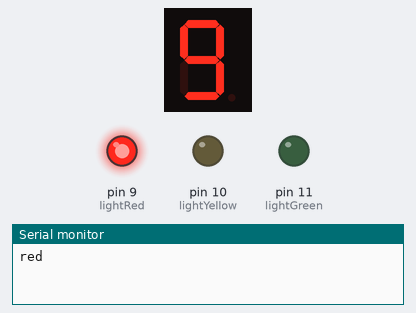
The sketch below on a simulated Arduino Uno, built with avr-gcc and run on an emulated ATmega328P. Parts: 1-digit seven-segment display, output pins drawn as LEDs (lit = HIGH), the last lines printed to the serial monitor. Wiring (inferred from the names in the program): 1-digit 7-segment display, segments lit when HIGH: segments pin 2, pin 3, pin 4, pin 5, pin 6, pin 7, pin 8. The segment pins are drawn as the display they are named for; pins used as bus, display or sensor lines are not drawn.

Above: at 0.1 s.
At 3.1 s:
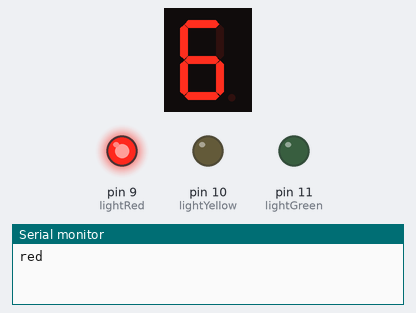
At 7.1 s:
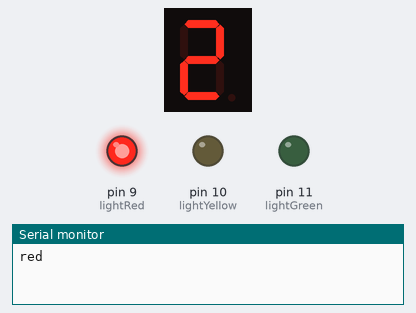
At 14.1 s:
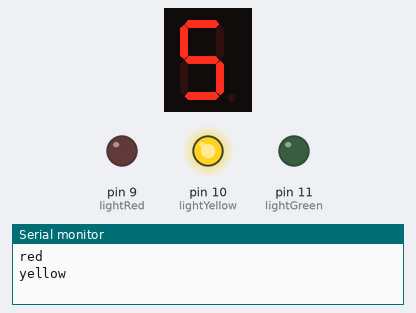
At 21.1 s:
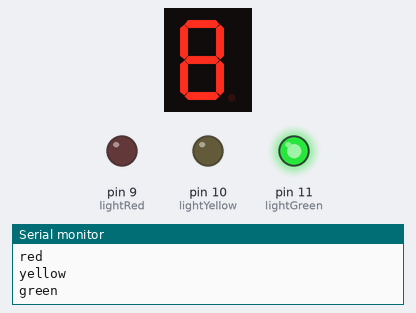
At 29.1 s:
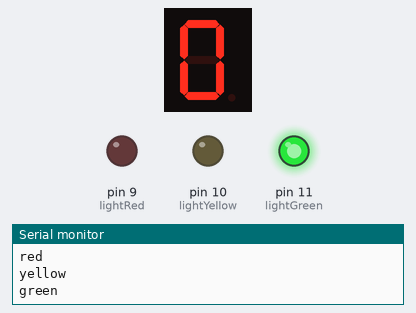
Timing chart, 0 to 31.5 s (numbered marks = the images above):
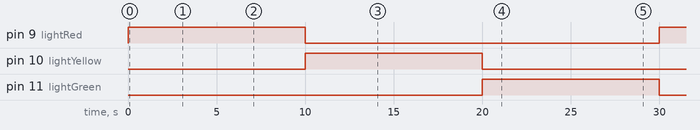

Measured:
- by itself, pin 9 (lightRed): HIGH → LOW at 10.0 s, → HIGH 20.0 s later
- by itself, pin 10 (lightYellow): LOW → HIGH at 10.0 s, → LOW 10.0 s later
- by itself, pin 11 (lightGreen): LOW → HIGH at 20.0 s, → LOW 10.0 s later
- what the display in image 1 shows lasts 1.0 s, from 3.0 s to 4.0 s

The sketch:

traffic_light_by_1_seven_segment_display1.ino
```cpp
// C++ code
//
const int a = 2;  //For displaying segment "a"
const int b = 3;  //For displaying segment "b"
const int c = 4;  //For displaying segment "c"
const int d = 5;  //For displaying segment "d"
const int e = 6;  //For displaying segment "e"
const int f = 7;  //For displaying segment "f"
const int g = 8;  //For displaying segment "g"

const int lightRed = 9;
const int lightYellow = 10;
const int lightGreen = 11;

int num0[] = {a, b, c, d, e, f};
int num1[] = {b, c};
int num2[] = {a, b, g, e, d};
int num3[] = {a, b, g, c, d};
int num4[] = {f, g, b, c};
int num5[] = {a, f, g, c, d};
int num6[] = {a, f, e, d, c, g};
int num7[] = {a, b, c};
int num8[] = {a, b, c, d, e, f, g};
int num9[] = {a, b, c, d, f, g};

String recent = "red";

void displayDigit(int*, int);
void timer(int);
void turnOff();
void turnOnLight(int);
void turnOffLight(int);

void setup() {
  Serial.begin(9600);
  pinMode(a, OUTPUT);  //A
  pinMode(b, OUTPUT);  //B
  pinMode(c, OUTPUT);  //C
  pinMode(d, OUTPUT);  //D
  pinMode(e, OUTPUT);  //E
  pinMode(f, OUTPUT);  //F
  pinMode(g, OUTPUT);  //G
  pinMode(lightRed, OUTPUT); // RED LIGHT
  pinMode(lightYellow, OUTPUT); // YELLOW LIGHT
  pinMode(lightGreen, OUTPUT); // GREEN LIGHT
  digitalWrite(lightRed, HIGH);
}

void loop() {
  Serial.println(recent);
  for (int i = 9; i >= 0; i--) {
    timer(i);
    delay(1000);
    turnOff();
  }

  if (recent.equals("red")) {
    turnOffLight(lightRed);
    turnOnLight(lightYellow);
    recent = "yellow";
  }
  else if (recent.equals("yellow")) {
    turnOffLight(lightYellow);
    turnOnLight(lightGreen);
    recent = "green";
  }
  else if (recent.equals("green")) {
    turnOffLight(lightGreen);
    turnOnLight(lightRed);
    recent = "red";
  }
}

void displayDigit(int* array, int length)
{
  for (int i = 0; i < length; i++) {
    digitalWrite(array[i], HIGH);
  }
}

void timer(int number){
  switch(number){
    case 0:
    	displayDigit(num0, sizeof(num0)/sizeof(int));
    	break;
    case 1:
    	displayDigit(num1, sizeof(num1)/sizeof(int));
    	break;
    case 2:
    	displayDigit(num2, sizeof(num2)/sizeof(int));
    	break;
    case 3:
    	displayDigit(num3, sizeof(num3)/sizeof(int));
    	break;
    case 4:
    	displayDigit(num4, sizeof(num4)/sizeof(int));
    	break;
    case 5:
    	displayDigit(num5, sizeof(num5)/sizeof(int));
    	break;
    case 6:
    	displayDigit(num6, sizeof(num6)/sizeof(int));
    	break;
    case 7:
    	displayDigit(num7, sizeof(num7)/sizeof(int));
    	break;
    case 8:
    	displayDigit(num8, sizeof(num8)/sizeof(int));
    	break;
    case 9:
    	displayDigit(num9, sizeof(num9)/sizeof(int));
    	break;
  }
}

void turnOff()
{
  digitalWrite(a, LOW);
  digitalWrite(b, LOW);
  digitalWrite(c, LOW);
  digitalWrite(d, LOW);
  digitalWrite(e, LOW);
  digitalWrite(f, LOW);
  digitalWrite(g, LOW);
}

void turnOnLight(int light) {
  digitalWrite(light, HIGH);
}

void turnOffLight(int light) {
  digitalWrite(light, LOW);
}
```
